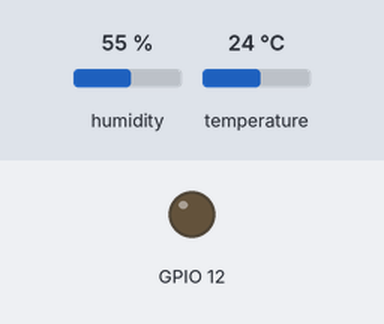
This sketch was run on a simulated ESP32. On the bench: output pins drawn as LEDs (lit = HIGH). Wiring (inferred from the names in the program): DHT11 sensor: data GPIO 13. The inputs (shaded band) are chosen by the test bench; at power-on: humidity 55 %, temperature 24 °C. WiFi joins after 1.5 s; servers stay silent unless stated; the camera gives no picture; what the sketch prints to the serial monitor is not drawn.

Above: at 0.4 s.
At 2.4 s:
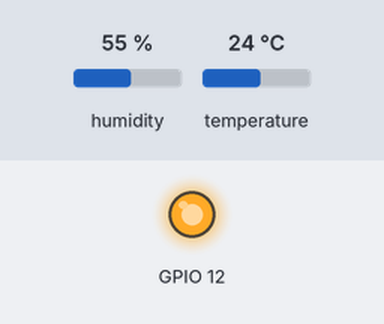
Timing chart, 0 to 3.9 s (numbered marks = the images above):
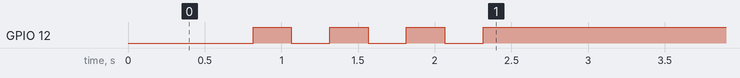

The sketch:

CameraWebServer_HomeCompanion.ino
```cpp
#include <Arduino.h>
#include "esp_camera.h"
#include <WiFi.h>
#include <ESPmDNS.h>

// ============================================================
// LIFELINE 360 — HOME PERSONAL STATION (CAMERA 2)
// Firmware for Patient Home Device ESP32-CAM
// Node 2 in the Hospital-to-Home Continuum of Care
// ============================================================

// ===========================
// Select camera model in board_config.h
// ===========================
#include "board_config.h"

// ===========================
// Enter your WiFi credentials
// ===========================
const char *ssid = "rish";
const char *password = "Wsb12345@";

// ===========================
// STATIC IP — CAMERA 2 (HOME STATION)
// Windows Hotspot gateway: 192.168.137.1
// Hospital Camera 1 uses:  192.168.137.100
// Home Camera 2 uses:      192.168.137.101
// ===========================
IPAddress STATIC_IP (192, 168, 137, 101);   // Home station fixed address
IPAddress GATEWAY   (192, 168, 137,   1);   // Windows hotspot gateway
IPAddress SUBNET    (255, 255, 255,   0);
IPAddress DNS       (192, 168, 137,   1);   // Gateway as DNS

void startCameraServer();
void setupLedFlash();

// ============================================================
// DHT11 TEMPERATURE & HUMIDITY SENSOR DRIVER (GPIO 13)
// 3-Pin Module: VCC -> 3.3V/5V | GND -> GND | DATA/OUT/S -> GPIO 13
// ============================================================
#define DHT11_PIN 13

struct DHTData {
  float temperature = 0.0;
  float humidity = 0.0;
  bool valid = false;
  unsigned long lastReadTime = 0;
};

DHTData g_dhtData;

// Zero-dependency direct bit-bang DHT11 reader
bool readDHT11(float &tempC, float &humidity) {
  uint8_t data[5] = {0, 0, 0, 0, 0};

  // 1. Host pulls low for at least 18ms
  pinMode(DHT11_PIN, OUTPUT);
  digitalWrite(DHT11_PIN, LOW);
  delay(20);

  // 2. Host pulls high for 30us, switches to input
  digitalWrite(DHT11_PIN, HIGH);
  delayMicroseconds(30);
  pinMode(DHT11_PIN, INPUT_PULLUP);

  // Wait for DHT response (low 80us)
  unsigned long timeout = micros();
  while (digitalRead(DHT11_PIN) == HIGH) {
    if (micros() - timeout > 100) return false;
  }

  // Wait for DHT to pull high (80us)
  timeout = micros();
  while (digitalRead(DHT11_PIN) == LOW) {
    if (micros() - timeout > 100) return false;
  }

  // Wait for DHT to pull low before data transmission begins
  timeout = micros();
  while (digitalRead(DHT11_PIN) == HIGH) {
    if (micros() - timeout > 100) return false;
  }

  // 3. Read 40 bits (5 bytes)
  for (int i = 0; i < 40; i++) {
    // 50us low level marks start of each bit
    timeout = micros();
    while (digitalRead(DHT11_PIN) == LOW) {
      if (micros() - timeout > 100) return false;
    }

    // High level duration: 26-28us = 0, 70us = 1
    unsigned long pulseStart = micros();
    while (digitalRead(DHT11_PIN) == HIGH) {
      if (micros() - pulseStart > 120) return false;
    }
    unsigned long pulseLen = micros() - pulseStart;

    uint8_t byteIdx = i / 8;
    data[byteIdx] <<= 1;
    if (pulseLen > 40) {
      data[byteIdx] |= 1;
    }
  }

  // 4. Verify checksum
  if (data[4] == ((data[0] + data[1] + data[2] + data[3]) & 0xFF)) {
    humidity = (float)data[0] + ((float)data[1] * 0.1);
    tempC = (float)data[2] + ((float)data[3] * 0.1);
    return true;
  }
  return false;
}

void updateDHT11() {
  if (millis() - g_dhtData.lastReadTime < 2500) {
    return; // DHT11 minimum polling interval
  }
  float t = 0, h = 0;
  if (readDHT11(t, h)) {
    g_dhtData.temperature = t;
    g_dhtData.humidity = h;
    g_dhtData.valid = true;
  }
  g_dhtData.lastReadTime = millis();
}

void setup() {
  Serial.begin(115200);
  Serial.setDebugOutput(true);
  Serial.println();
  Serial.println("==================================================");
  Serial.println("  LIFELINE 360 — HOME COMPANION VITAL SCANNER     ");
  Serial.println("  Device Type: Node 2 (Home Personal Station)     ");
  Serial.println("==================================================");

  camera_config_t config;
  config.ledc_channel = LEDC_CHANNEL_0;
  config.ledc_timer = LEDC_TIMER_0;
  config.pin_d0 = Y2_GPIO_NUM;
  config.pin_d1 = Y3_GPIO_NUM;
  config.pin_d2 = Y4_GPIO_NUM;
  config.pin_d3 = Y5_GPIO_NUM;
  config.pin_d4 = Y6_GPIO_NUM;
  config.pin_d5 = Y7_GPIO_NUM;
  config.pin_d6 = Y8_GPIO_NUM;
  config.pin_d7 = Y9_GPIO_NUM;
  config.pin_xclk = XCLK_GPIO_NUM;
  config.pin_pclk = PCLK_GPIO_NUM;
  config.pin_vsync = VSYNC_GPIO_NUM;
  config.pin_href = HREF_GPIO_NUM;
  config.pin_sccb_sda = SIOD_GPIO_NUM;
  config.pin_sccb_scl = SIOC_GPIO_NUM;
  config.pin_pwdn = PWDN_GPIO_NUM;
  config.pin_reset = RESET_GPIO_NUM;
  config.xclk_freq_hz = 20000000;
  config.frame_size = FRAMESIZE_UXGA;
  config.pixel_format = PIXFORMAT_JPEG;
  config.grab_mode = CAMERA_GRAB_WHEN_EMPTY;
  config.fb_location = CAMERA_FB_IN_PSRAM;
  config.jpeg_quality = 12;
  config.fb_count = 1;

  if (config.pixel_format == PIXFORMAT_JPEG) {
    if (psramFound()) {
      config.jpeg_quality = 10;
      config.fb_count = 2;
      config.grab_mode = CAMERA_GRAB_LATEST;
    } else {
      config.frame_size = FRAMESIZE_SVGA;
      config.fb_location = CAMERA_FB_IN_DRAM;
    }
  } else {
    config.frame_size = FRAMESIZE_240X240;
#if CONFIG_IDF_TARGET_ESP32S3
    config.fb_count = 2;
#endif
  }

#if defined(CAMERA_MODEL_ESP_EYE)
  pinMode(13, INPUT_PULLUP);
  pinMode(14, INPUT_PULLUP);
#endif

  // camera init
  esp_err_t err = esp_camera_init(&config);
  if (err != ESP_OK) {
    Serial.printf("[ERROR] Camera init failed with error 0x%x\n", err);
    return;
  }

  sensor_t *s = esp_camera_sensor_get();
  if (s->id.PID == OV3660_PID) {
    s->set_vflip(s, 1);
    s->set_brightness(s, 1);
    s->set_saturation(s, -2);
  }
  if (config.pixel_format == PIXFORMAT_JPEG) {
    s->set_framesize(s, FRAMESIZE_QVGA);
  }

#if defined(CAMERA_MODEL_M5STACK_WIDE) || defined(CAMERA_MODEL_M5STACK_ESP32CAM)
  s->set_vflip(s, 1);
  s->set_hmirror(s, 1);
#endif

#if defined(CAMERA_MODEL_ESP32S3_EYE)
  s->set_vflip(s, 1);
#endif

#if defined(LED_GPIO_NUM)
  setupLedFlash();
#endif

  // Indicator LEDs (GPIO 12 for Power/WiFi indicator; GPIO 13 dedicated to DHT11 sensor)
  pinMode(12, OUTPUT);
  digitalWrite(12, LOW);

  WiFi.disconnect(true);
  delay(500);
  WiFi.mode(WIFI_STA);

  if (!WiFi.config(STATIC_IP, GATEWAY, SUBNET, DNS)) {
    Serial.println("WARNING: Static IP config failed — will use DHCP");
  } else {
    Serial.println("Static IP configured: 192.168.137.101 (Home Station)");
  }

  WiFi.begin(ssid, password);
  WiFi.setSleep(false);

  Serial.print("WiFi connecting");
  while (WiFi.status() != WL_CONNECTED) {
    digitalWrite(12, HIGH); delay(250);
    digitalWrite(12, LOW);  delay(250);
    Serial.print(".");
  }

  digitalWrite(12, HIGH); // Solid ON when ready
  Serial.println("");
  Serial.println("==================================================");
  Serial.print  ("  Home Cam IP Address : http://");
  Serial.println(WiFi.localIP());
  if (WiFi.localIP() == STATIC_IP) {
    Serial.println("  [OK] Static IP 192.168.137.101 active!");
  } else {
    Serial.println("  [!] DHCP assigned alternative IP.");
  }

  // Setup mDNS responder: http://home-vitals-cam.local
  if (MDNS.begin("home-vitals-cam")) {
    Serial.println("  [OK] mDNS responder started: http://home-vitals-cam.local");
  }

  // Initial DHT11 probe
  pinMode(DHT11_PIN, INPUT_PULLUP);
  float initT = 0, initH = 0;
  if (readDHT11(initT, initH)) {
    g_dhtData.temperature = initT;
    g_dhtData.humidity = initH;
    g_dhtData.valid = true;
    Serial.printf("  [OK] DHT11 Online on GPIO %d: %.1f C, %.1f %% RH\n", DHT11_PIN, initT, initH);
  } else {
    Serial.printf("  [NOTE] DHT11 on GPIO %d ready (awaiting first reading)\n", DHT11_PIN);
  }
  Serial.println("==================================================");

  startCameraServer();

  Serial.print("Home Camera Ready! Open: http://");
  Serial.print(WiFi.localIP());
  Serial.println("/capture");
  Serial.println("Room Environment Stream: http://192.168.137.101/environment");
}

void loop() {
  updateDHT11();
  if (g_dhtData.valid) {
    Serial.printf("[HOME CAM ALIVE] http://%s/capture | Real DHT11 Temp: %.1f C | Hum: %.1f %%\n",
                  WiFi.localIP().toString().c_str(), g_dhtData.temperature, g_dhtData.humidity);
  } else {
    Serial.printf("[HOME CAM ALIVE] http://%s/capture | DHT11 awaiting live pulse on GPIO %d\n",
                  WiFi.localIP().toString().c_str(), DHT11_PIN);
  }
  delay(5000);
}
```

board_config.h
```cpp
#ifndef BOARD_CONFIG_H
#define BOARD_CONFIG_H

//
// WARNING!!! PSRAM IC required for UXGA resolution and high JPEG quality
//            Ensure ESP32 Wrover Module or other board with PSRAM is selected
//            Partial images will be transmitted if image exceeds buffer size
//
//            You must select partition scheme from the board menu that has at least 3MB APP space.

// ===================
// Select camera model
// ===================
//#define CAMERA_MODEL_WROVER_KIT // Has PSRAM
//#define CAMERA_MODEL_ESP_EYE  // Has PSRAM
//#define CAMERA_MODEL_ESP32S3_EYE // Has PSRAM
//#define CAMERA_MODEL_M5STACK_PSRAM // Has PSRAM
//#define CAMERA_MODEL_M5STACK_V2_PSRAM // M5Camera version B Has PSRAM
//#define CAMERA_MODEL_M5STACK_WIDE // Has PSRAM
//#define CAMERA_MODEL_M5STACK_ESP32CAM // No PSRAM
//#define CAMERA_MODEL_M5STACK_UNITCAM // No PSRAM
//#define CAMERA_MODEL_M5STACK_CAMS3_UNIT  // Has PSRAM
#define CAMERA_MODEL_AI_THINKER // Has PSRAM
//#define CAMERA_MODEL_TTGO_T_JOURNAL // No PSRAM
//#define CAMERA_MODEL_XIAO_ESP32S3 // Has PSRAM
// ** Espressif Internal Boards **
//#define CAMERA_MODEL_ESP32_CAM_BOARD
//#define CAMERA_MODEL_ESP32S2_CAM_BOARD
//#define CAMERA_MODEL_ESP32S3_CAM_LCD
//#define CAMERA_MODEL_DFRobot_FireBeetle2_ESP32S3 // Has PSRAM
//#define CAMERA_MODEL_DFRobot_Romeo_ESP32S3 // Has PSRAM
#include "camera_pins.h"

#endif  // BOARD_CONFIG_H
```

camera_pins.h
```cpp
#if defined(CAMERA_MODEL_WROVER_KIT)
#define PWDN_GPIO_NUM  -1
#define RESET_GPIO_NUM -1
#define XCLK_GPIO_NUM  21
#define SIOD_GPIO_NUM  26
#define SIOC_GPIO_NUM  27

#define Y9_GPIO_NUM    35
#define Y8_GPIO_NUM    34
#define Y7_GPIO_NUM    39
#define Y6_GPIO_NUM    36
#define Y5_GPIO_NUM    19
#define Y4_GPIO_NUM    18
#define Y3_GPIO_NUM    5
#define Y2_GPIO_NUM    4
#define VSYNC_GPIO_NUM 25
#define HREF_GPIO_NUM  23
#define PCLK_GPIO_NUM  22

#elif defined(CAMERA_MODEL_ESP_EYE)
#define PWDN_GPIO_NUM  -1
#define RESET_GPIO_NUM -1
#define XCLK_GPIO_NUM  4
#define SIOD_GPIO_NUM  18
#define SIOC_GPIO_NUM  23

#define Y9_GPIO_NUM    36
#define Y8_GPIO_NUM    37
#define Y7_GPIO_NUM    38
#define Y6_GPIO_NUM    39
#define Y5_GPIO_NUM    35
#define Y4_GPIO_NUM    14
#define Y3_GPIO_NUM    13
#define Y2_GPIO_NUM    34
#define VSYNC_GPIO_NUM 5
#define HREF_GPIO_NUM  27
#define PCLK_GPIO_NUM  25

#define LED_GPIO_NUM 22

#elif defined(CAMERA_MODEL_M5STACK_PSRAM)
#define PWDN_GPIO_NUM  -1
#define RESET_GPIO_NUM 15
#define XCLK_GPIO_NUM  27
#define SIOD_GPIO_NUM  25
#define SIOC_GPIO_NUM  23

#define Y9_GPIO_NUM    19
#define Y8_GPIO_NUM    36
#define Y7_GPIO_NUM    18
#define Y6_GPIO_NUM    39
#define Y5_GPIO_NUM    5
#define Y4_GPIO_NUM    34
#define Y3_GPIO_NUM    35
#define Y2_GPIO_NUM    32
#define VSYNC_GPIO_NUM 22
#define HREF_GPIO_NUM  26
#define PCLK_GPIO_NUM  21

#elif defined(CAMERA_MODEL_M5STACK_V2_PSRAM)
#define PWDN_GPIO_NUM  -1
#define RESET_GPIO_NUM 15
#define XCLK_GPIO_NUM  27
#define SIOD_GPIO_NUM  22
#define SIOC_GPIO_NUM  23

#define Y9_GPIO_NUM    19
#define Y8_GPIO_NUM    36
#define Y7_GPIO_NUM    18
#define Y6_GPIO_NUM    39
#define Y5_GPIO_NUM    5
#define Y4_GPIO_NUM    34
#define Y3_GPIO_NUM    35
#define Y2_GPIO_NUM    32
#define VSYNC_GPIO_NUM 25
#define HREF_GPIO_NUM  26
#define PCLK_GPIO_NUM  21

#elif defined(CAMERA_MODEL_M5STACK_WIDE)
#define PWDN_GPIO_NUM  -1
#define RESET_GPIO_NUM 15
#define XCLK_GPIO_NUM  27
#define SIOD_GPIO_NUM  22
#define SIOC_GPIO_NUM  23

#define Y9_GPIO_NUM    19
#define Y8_GPIO_NUM    36
#define Y7_GPIO_NUM    18
#define Y6_GPIO_NUM    39
#define Y5_GPIO_NUM    5
#define Y4_GPIO_NUM    34
#define Y3_GPIO_NUM    35
#define Y2_GPIO_NUM    32
#define VSYNC_GPIO_NUM 25
#define HREF_GPIO_NUM  26
#define PCLK_GPIO_NUM  21

#define LED_GPIO_NUM 2

#elif defined(CAMERA_MODEL_M5STACK_ESP32CAM)
#define PWDN_GPIO_NUM  -1
#define RESET_GPIO_NUM 15
#define XCLK_GPIO_NUM  27
#define SIOD_GPIO_NUM  25
#define SIOC_GPIO_NUM  23

#define Y9_GPIO_NUM    19
#define Y8_GPIO_NUM    36
#define Y7_GPIO_NUM    18
#define Y6_GPIO_NUM    39
#define Y5_GPIO_NUM    5
#define Y4_GPIO_NUM    34
#define Y3_GPIO_NUM    35
#define Y2_GPIO_NUM    17
#define VSYNC_GPIO_NUM 22
#define HREF_GPIO_NUM  26
#define PCLK_GPIO_NUM  21

#elif defined(CAMERA_MODEL_M5STACK_UNITCAM)
#define PWDN_GPIO_NUM  -1
#define RESET_GPIO_NUM 15
#define XCLK_GPIO_NUM  27
#define SIOD_GPIO_NUM  25
#define SIOC_GPIO_NUM  23

#define Y9_GPIO_NUM    19
#define Y8_GPIO_NUM    36
#define Y7_GPIO_NUM    18
#define Y6_GPIO_NUM    39
#define Y5_GPIO_NUM    5
#define Y4_GPIO_NUM    34
#define Y3_GPIO_NUM    35
#define Y2_GPIO_NUM    32
#define VSYNC_GPIO_NUM 22
#define HREF_GPIO_NUM  26
#define PCLK_GPIO_NUM  21

#elif defined(CAMERA_MODEL_M5STACK_CAMS3_UNIT)
#define PWDN_GPIO_NUM  -1
#define RESET_GPIO_NUM 21
#define XCLK_GPIO_NUM  11
#define SIOD_GPIO_NUM  17
#define SIOC_GPIO_NUM  41

#define Y9_GPIO_NUM    13
#define Y8_GPIO_NUM    4
#define Y7_GPIO_NUM    10
#define Y6_GPIO_NUM    5
#define Y5_GPIO_NUM    7
#define Y4_GPIO_NUM    16
#define Y3_GPIO_NUM    15
#define Y2_GPIO_NUM    6
#define VSYNC_GPIO_NUM 42
#define HREF_GPIO_NUM  18
#define PCLK_GPIO_NUM  12

#define LED_GPIO_NUM 14

#elif defined(CAMERA_MODEL_AI_THINKER)
#define PWDN_GPIO_NUM  32
#define RESET_GPIO_NUM -1
#define XCLK_GPIO_NUM  0
#define SIOD_GPIO_NUM  26
#define SIOC_GPIO_NUM  27

#define Y9_GPIO_NUM    35
#define Y8_GPIO_NUM    34
#define Y7_GPIO_NUM    39
#define Y6_GPIO_NUM    36
#define Y5_GPIO_NUM    21
#define Y4_GPIO_NUM    19
#define Y3_GPIO_NUM    18
#define Y2_GPIO_NUM    5
#define VSYNC_GPIO_NUM 25
#define HREF_GPIO_NUM  23
#define PCLK_GPIO_NUM  22

// 4 for flash led or 33 for normal led
#define LED_GPIO_NUM   4

#elif defined(CAMERA_MODEL_TTGO_T_JOURNAL)
#define PWDN_GPIO_NUM  0
#define RESET_GPIO_NUM 15
#define XCLK_GPIO_NUM  27
#define SIOD_GPIO_NUM  25
#define SIOC_GPIO_NUM  23

#define Y9_GPIO_NUM    19
#define Y8_GPIO_NUM    36
#define Y7_GPIO_NUM    18
#define Y6_GPIO_NUM    39
#define Y5_GPIO_NUM    5
#define Y4_GPIO_NUM    34
#define Y3_GPIO_NUM    35
#define Y2_GPIO_NUM    17
#define VSYNC_GPIO_NUM 22
#define HREF_GPIO_NUM  26
#define PCLK_GPIO_NUM  21

#elif defined(CAMERA_MODEL_XIAO_ESP32S3)
#define PWDN_GPIO_NUM  -1
#define RESET_GPIO_NUM -1
#define XCLK_GPIO_NUM  10
#define SIOD_GPIO_NUM  40
#define SIOC_GPIO_NUM  39

#define Y9_GPIO_NUM    48
#define Y8_GPIO_NUM    11
#define Y7_GPIO_NUM    12
#define Y6_GPIO_NUM    14
#define Y5_GPIO_NUM    16
#define Y4_GPIO_NUM    18
#define Y3_GPIO_NUM    17
#define Y2_GPIO_NUM    15
#define VSYNC_GPIO_NUM 38
#define HREF_GPIO_NUM  47
#define PCLK_GPIO_NUM  13

#elif defined(CAMERA_MODEL_ESP32_CAM_BOARD)
// The 18 pin header on the board has Y5 and Y3 swapped
#define USE_BOARD_HEADER 0
#define PWDN_GPIO_NUM    32
#define RESET_GPIO_NUM   33
#define XCLK_GPIO_NUM    4
#define SIOD_GPIO_NUM    18
#define SIOC_GPIO_NUM    23

#define Y9_GPIO_NUM 36
#define Y8_GPIO_NUM 19
#define Y7_GPIO_NUM 21
#define Y6_GPIO_NUM 39
#if USE_BOARD_HEADER
#define Y5_GPIO_NUM 13
#else
#define Y5_GPIO_NUM 35
#endif
#define Y4_GPIO_NUM 14
#if USE_BOARD_HEADER
#define Y3_GPIO_NUM 35
#else
#define Y3_GPIO_NUM 13
#endif
#define Y2_GPIO_NUM    34
#define VSYNC_GPIO_NUM 5
#define HREF_GPIO_NUM  27
#define PCLK_GPIO_NUM  25

#elif defined(CAMERA_MODEL_ESP32S3_CAM_LCD)
#define PWDN_GPIO_NUM  -1
#define RESET_GPIO_NUM -1
#define XCLK_GPIO_NUM  40
#define SIOD_GPIO_NUM  17
#define SIOC_GPIO_NUM  18

#define Y9_GPIO_NUM    39
#define Y8_GPIO_NUM    41
#define Y7_GPIO_NUM    42
#define Y6_GPIO_NUM    12
#define Y5_GPIO_NUM    3
#define Y4_GPIO_NUM    14
#define Y3_GPIO_NUM    47
#define Y2_GPIO_NUM    13
#define VSYNC_GPIO_NUM 21
#define HREF_GPIO_NUM  38
#define PCLK_GPIO_NUM  11

#elif defined(CAMERA_MODEL_ESP32S2_CAM_BOARD)
// The 18 pin header on the board has Y5 and Y3 swapped
#define USE_BOARD_HEADER 0
#define PWDN_GPIO_NUM    1
#define RESET_GPIO_NUM   2
#define XCLK_GPIO_NUM    42
#define SIOD_GPIO_NUM    41
#define SIOC_GPIO_NUM    18

#define Y9_GPIO_NUM 16
#define Y8_GPIO_NUM 39
#define Y7_GPIO_NUM 40
#define Y6_GPIO_NUM 15
#if USE_BOARD_HEADER
#define Y5_GPIO_NUM 12
#else
#define Y5_GPIO_NUM 13
#endif
#define Y4_GPIO_NUM 5
#if USE_BOARD_HEADER
#define Y3_GPIO_NUM 13
#else
#define Y3_GPIO_NUM 12
#endif
#define Y2_GPIO_NUM    14
#define VSYNC_GPIO_NUM 38
#define HREF_GPIO_NUM  4
#define PCLK_GPIO_NUM  3

#elif defined(CAMERA_MODEL_ESP32S3_EYE)
#define PWDN_GPIO_NUM  -1
#define RESET_GPIO_NUM -1
#define XCLK_GPIO_NUM  15
#define SIOD_GPIO_NUM  4
#define SIOC_GPIO_NUM  5

#define Y2_GPIO_NUM 11
#define Y3_GPIO_NUM 9
#define Y4_GPIO_NUM 8
#define Y5_GPIO_NUM 10
#define Y6_GPIO_NUM 12
#define Y7_GPIO_NUM 18
#define Y8_GPIO_NUM 17
#define Y9_GPIO_NUM 16

#define VSYNC_GPIO_NUM 6
#define HREF_GPIO_NUM  7
#define PCLK_GPIO_NUM  13

#elif defined(CAMERA_MODEL_DFRobot_FireBeetle2_ESP32S3) || defined(CAMERA_MODEL_DFRobot_Romeo_ESP32S3)
#define PWDN_GPIO_NUM  -1
#define RESET_GPIO_NUM -1
#define XCLK_GPIO_NUM  45
#define SIOD_GPIO_NUM  1
#define SIOC_GPIO_NUM  2

#define Y9_GPIO_NUM    48
#define Y8_GPIO_NUM    46
#define Y7_GPIO_NUM    8
#define Y6_GPIO_NUM    7
#define Y5_GPIO_NUM    4
#define Y4_GPIO_NUM    41
#define Y3_GPIO_NUM    40
#define Y2_GPIO_NUM    39
#define VSYNC_GPIO_NUM 6
#define HREF_GPIO_NUM  42
#define PCLK_GPIO_NUM  5

#else
#error "Camera model not selected"
#endif
```
